Frame 1 (no input): blank canvas, image omitted
Frame 60 (the mouse pressed at the canvas centre just before this capture): blank canvas, image omitted
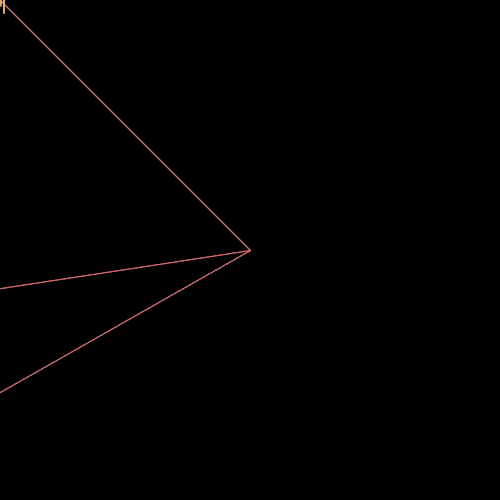
Frame 120 (the mouse held since frame 60 and released just before this capture)

The Processing sketch whose frames 1 and 60 were blank and that drew this single picture after the mouse press (run headless with seeded random() and noise(); from frame 60 on, the mouse is pressed at the canvas centre):

// Processing sketch: processing_164446
// ── processing_164446.pde

void setup() {
size(500, 500);

background(0);
}
void draw() {
  for (float i = 0; i < 3; i+=1) {
    if (mousePressed == true) {
      stroke(250,130,125, 8);
      line(mouseX, mouseY, -i*222, i*322);
    } else {
      noStroke();
      fill(240,180,105, 26);
      ellipse(mouseX + i*i, mouseY, i, i*14);
  }
}
}
